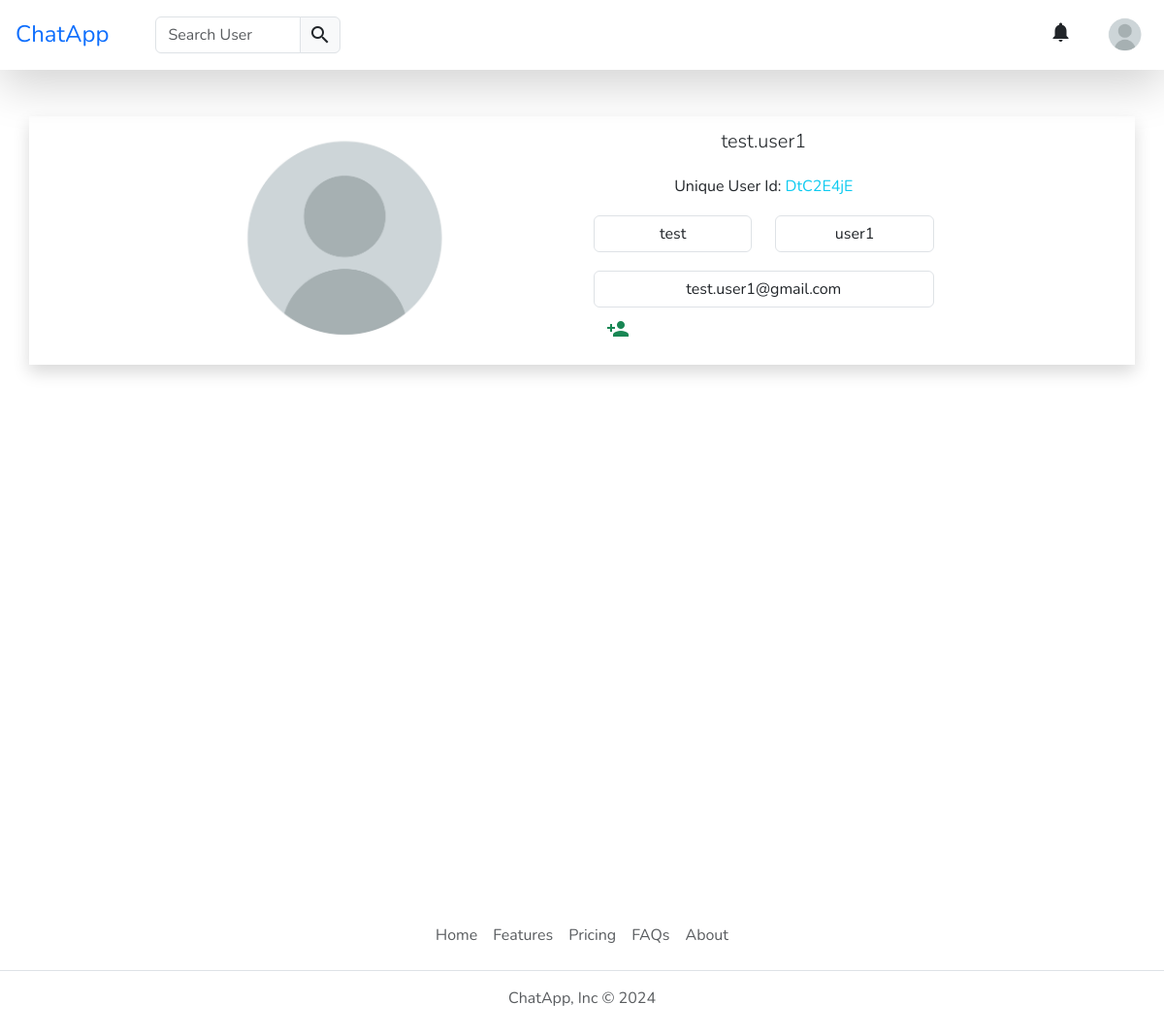
Screenshot of /account/profile/test.user1/ (signed in) with the database file from the repository.
### account/models.py (models this page shows, shortened)
class UserAccount(AbstractBaseUser):
    id = models.CharField(
            max_length=8,
            primary_key=True,
            default=generate_unique_username
    )
    first_name = models.CharField(
        max_length=10,
        blank=False,
        null=False
    )
    last_name = models.CharField(
        max_length=10,
        blank=False,
        null=False
    )
    username = models.CharField(max_length=30, unique=True)
    email = models.EmailField(
        verbose_name="email",
        max_length=60,
        unique=True
    )
    date_joined = models.DateTimeField(
        verbose_name='date joined',
        auto_now_add=True,
        editable=False
    )
    last_login = models.DateTimeField(
        verbose_name='last login',
        auto_now=True
    )
    is_admin = models.BooleanField(default=False)
    is_active = models.BooleanField(default=True)
    is_staff = models.BooleanField(default=False)
    is_superuser = models.BooleanField(default=False)
    profile_image = models.ImageField(
        max_length=255,
        upload_to=get_profile_image_filepath,
        default=get_profile_image,
        null=True,
        blank=True
    )
    USERNAME_FIELD = 'username'
    REQUIRED_FIELDS = ['first_name','last_name','email',]
    objects = UserAccountManager()
    def __str__(self):
        return f'{self.username}'

### account/views.py (the view)
class ProfileView(LoginRequiredMixin, DetailView):
    model = UserAccount
    template_name = 'account/profile.html'
    def get_object(self):
        username = self.kwargs.get('username')
        try:
            return UserAccount.objects.get(username=username)
        except UserAccount.DoesNotExist:
            raise Http404("User does not exist")
    def get_context_data(self, **kwargs):
        user = self.get_object()
        logged_in_user = self.request.user
        context = super().get_context_data(**kwargs)
        friend:Friend = Friend.objects.get_or_create(user=user)[0]
        context['user'] = user
        context['is_friend'] = logged_in_user in friend.friends.all()
        context['request_pending'] = FriendRequest.objects.filter(from_user=logged_in_user, to_user=user).exists()
        context['friends_count'] = friend.friends.count() if logged_in_user == user else ''
        return context

### account/templates/account/profile.html (shortened to what this page needs)
{% extends "base.html" %}
{% load static %}
{% block content %}
<div class="container h-full">
	<div class="row mt-5 justify-content-center h-100 shadow p-2">
		<div class="col-md-6 col-lg-4 col-12">
			<div class="d-flex justify-content-center justify-content-md-start">
				<div style="width: 30dvh; height: 30dvh;">
					<img class="rounded-circle img_edit w-100 h-100" src="{{ user.profile_image.url }}"
						alt="Profile Image" loading="lazy">
				</div>
			</div>
		</div>
		<div class="col-md-6 col-lg-4 col-10 d-flex text-center">
			<div class="h-100 w-100 d-md-flex d-lg-flex flex-column justify-content-evenly user-select-none">
				<div class="d-flex align-items-center justify-content-center mb-3">
					<p class="lead mt-2 mt-md-0 mb-0 mt-lg-0 w-100">
						<span class="tex-center">{{ user }}</span>
					</p>
				</div>
				<p>Unique User Id:
					<span class="text-info">{{ user.id }}</span>
				</p>
				<div class="row">
					<div class="col">
						<span class="form-control">{{ user.first_name }}</span>
					</div>
					<div class="col">
						<span class="form-control">{{ user.last_name }}</span>
					</div>
				</div>
				<div class="form-group mt-3">
					<span type="email" class="form-control">{{ user.email }}</span>
				</div>
				{% if user.id == request.user.id %}
				<div class="form-group mt-3">
					<a href="{% url 'friend:all' %}" class="float-start">
						<button type="button" class="btn btn-primary position-relative">My Friends
							<span
								class="position-absolute top-0 start-100 translate-middle badge rounded-pill text-primary" style="background-color: var(--bs-body-bg);">{{friends_count}}</span>
						</button>
					</a>
					<a href="{% url 'account:password_change' %}" class="float-end">
						<button type="button" class="btn btn-warning">Change Password</button>
					</a>
				</div>
				{% else %}
				<div {% if is_friend %}
					class="form-group mt-3 d-flex justify-content-around">
					<button id="unfriend-btn" class="btn text-danger" data-bs-toggle="tooltip" data-bs-placement="bottom"
						title="Unfriend {{user.username}}">
						<span class="material-icons">person_remove</span>
					</button>
					<script>{% include 'friend/snippets/unfriend.js' %}</script>
					<button class="btn text-info" data-bs-toggle="tooltip" data-bs-placement="bottom" title="Chat">
						<span class="material-icons">chat</span>
					</button>
					{% else %}
					class="text-start">
						{% if request_pending %}
						<button id="cancel-request-btn" class="btn" data-bs-toggle="tooltip" data-bs-placement="bottom"
							title="Pending Friend Request">
							<span class="material-icons">schedule</span>
						</button>
						<script>{% include 'friend/snippets/cancel.js' %}</script>
						{% else %}
						<button id="addfriend-btn" class="btn text-success" data-bs-toggle="tooltip" data-bs-placement="right"
							title="Friend {{user.username}}">
							<span class="material-icons">person_add</span>
						</button>
						{% endif %}
					{% endif %}
				</div>
				{% endif %}
			</div>
		</div>
	</div>
</div>
{% endblock content %}

### templates/snippets/header.html (shortened to what this page needs)
{% load static %}
{% load humanize %}
<header class="p-3 shadow-lg mb-3 sticky-top z-3">
	<div class="bs5-container-fluid">
		<div class="row justify-content-between align-items-center">
			<div
				class="col-md-6 col-lg-6 col-12 d-flex flex-md-row flex-lg-row flex-row justify-content-between justify-content-md-start mb-md-0 mb-lg-0 mb-3">
				<a class="fs-4 me-md-5 me-lg-5 mb-md-0 mb-lg-0" href="/">ChatApp</a>
				<form class="col-8 col-md-6 col-lg-4" autocomplete="off" role="search" method="post">
					<div class="input-group">
						<input class="form-control" type="search" name="search" id="user_search"
							placeholder="Search User" maxlength="10" />
						<div class="input-group-text user-select-none px-2">
							<span class="material-icons">search</span>
						</div>
					</div>
				</form>
			</div>
			<div
				class="col-md-4 col-lg-3 col-12 d-flex flex-row justify-content-between align-items-center user-select-none px-3">
				<button
					class="btn d-flex align-items-center switch-theme w-50 text-primary justify-content-start justify-content-lg-end justify-content-md-end ps-0">
				</button>
				{% if request.user.is_authenticated %}
				<div id="notifications" class="dropdown text-end">
					<button type="button" class="btn position-relative align-items-center dropdown-toggle p-1 border-0" data-bs-toggle="dropdown" aria-expanded="false">
						<span class="material-icons">notifications</span>
					</button>
				</div>
				<div class="dropdown text-end">
					<a href="#" class="d-block link-body-emphasis text-decoration-none dropdown-toggle"
						data-bs-toggle="dropdown" aria-expanded="false">
						<img src="{{request.user.profile_image.url}}" alt="User Profile Image" width="40" height="40"
							class="rounded-circle" loading="lazy" />
					</a>
				</div>
			</div>
			{% endif %}
		</div>
	</div>
</header>

### templates/base.html (style rules this page uses)
* { font-family: "Nunito", sans-serif; }
a { cursor: pointer !important; text-decoration: none !important; color: invert; }
div.h-full { min-height: 100dvh !important; }

### templates/snippets/header.html (style rules this page uses)
.dropdown-toggle::after { display: none; }

### account/templates/account/profile.html (style rules this page uses)
div.container { min-height: 100dvh; }

### rows the page displays
UserAccount: user.profile_image (placeholder picture)
UserAccount: profile_image (placeholder picture), username "test.user1", id "DtC2E4jE", first_name "test", last_name "user1", email "test.user1@gmail.com"
